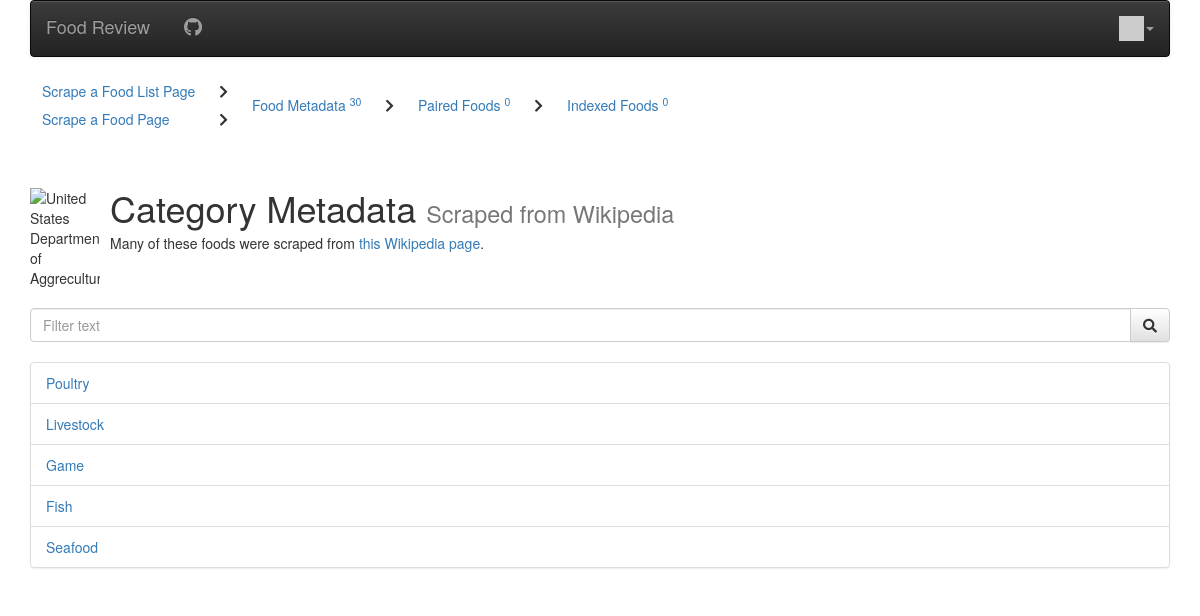
The app's page /wiki_categories (signed in) with its own data.
### review/models.py (models this page shows, shortened)
class WikiCategory(models.Model):
    name = models.CharField(
        max_length=200,
        blank=False,
        validators=[MinLengthValidator(2)]
    )
    description = models.CharField(max_length=30000)
    wiki_url = models.CharField(max_length=1000, null=True)
    parent_category = models.ForeignKey(
        'WikiCategory', on_delete=models.SET_NULL, null=True)
    foods = models.ManyToManyField(
        'WikiFood', through='WikiCategoryAssignment', blank=True)

### review/views/wiki_views.py (the view)
# urls.py: path('wiki_categories', views.CategoriesListView.as_view(), name='wiki_categories'),
class CategoriesListView(LoginRequiredMixin, ListView):
    template_name = 'review/scraped_category_list.html'
    model = WikiCategory
    def get_context_data(self, **kwargs):
        context = super().get_context_data(**kwargs)
        term = self.request.GET.get('filter') or ''
        if term:
            context['term'] = term
            context['wikicategory_list'] = py_.filter(
                context['wikicategory_list'], lambda category: term.lower() in category.name.lower())
        return context

### review/context_processors.py (called while the page is built)
def settings(request):
    return {
        'settings': django_settings,
    }

### review/templatetags/app_tags.py (called while the page is built)
@register.filter(name='gravatar')
def gravatar(user, size=35):
    email = str(user.email.strip().lower()).encode('utf-8')
    email_hash = md5(email).hexdigest()
    url = "//www.gravatar.com/avatar/{0}?s={1}&d=identicon&r=PG"
    return url.format(email_hash, size)

### review/templatetags/stats.py (called while the page is built)
@register.inclusion_tag('review/stats.html')
def get_stats():
    return {
        'food_meta_count': WikiFood.objects.count(),
        'cat_meta_count': WikiCategory.objects.count(),
        'paired': UsdaWikiPairing.objects.count(),
        'indexed': UsdaWikiPairing.objects.filter(indexed=True).count(),
    }

### review/templates/review/scraped_category_list.html (shortened to what this page needs)
{% extends "base_menu.html" %}
{% block content %}
{% load stats %}
{% get_stats %}
<div class="media">
  <div class="media-left">
    <img class="media-object" alt="United States Department of Aggreculture" src="https://upload.wikimedia.org/wikipedia/en/thumb/8/80/Wikipedia-logo-v2.svg/1200px-Wikipedia-logo-v2.svg.png">
  </div>
  <div class="media-body">
    <h1 class="media-heading">Category Metadata <small> Scraped from Wikipedia </small></h1>
    Many of these foods were scraped from <a href="https://en.wikipedia.org/wiki/Lists_of_foods" target="_blank">this Wikipedia page</a>.
  </div>
</div>
<br>
<form method="GET" id="search_form" action="{% url 'review:wiki_categories' %}?filter='{{ term }}'">
  <div class="input-group">
    <input id="filter" name="filter" placeholder="Filter text" class="form-control" type="text" value="{{ term }}">
    <span class="input-group-btn">
      <button class="btn btn-default" id="search_button"><i class="fa fa-search"></i></button>
    </span>
  </div>
</form>
<br>
{% if wikicategory_list %}
<ul class="list-group">
  {% for category in wikicategory_list %}
    <li class="list-group-item">
      <a href="{% url 'review:wiki_category' category.id %}">{{category.name}}</a>
    </li>
  {% endfor %}
</ul>
{% else %}
  <p>There are no foods in the database.</p>
{% endif %}
{% endblock content %}

### review/templates/review/scraped_category_list.html (style rules this page uses)
.media-object { width: 70px; }

### records on screen
WikiCategory: name "Poultry"
WikiCategory: name "Livestock"
WikiCategory: name "Game"
WikiCategory: name "Fish"
WikiCategory: name "Seafood"

### other values on screen
{{ settings.APP_NAME }} "Food Review"
{{ food_meta_count }} "30"
{{ paired }} "0"
{{ indexed }} "0"
